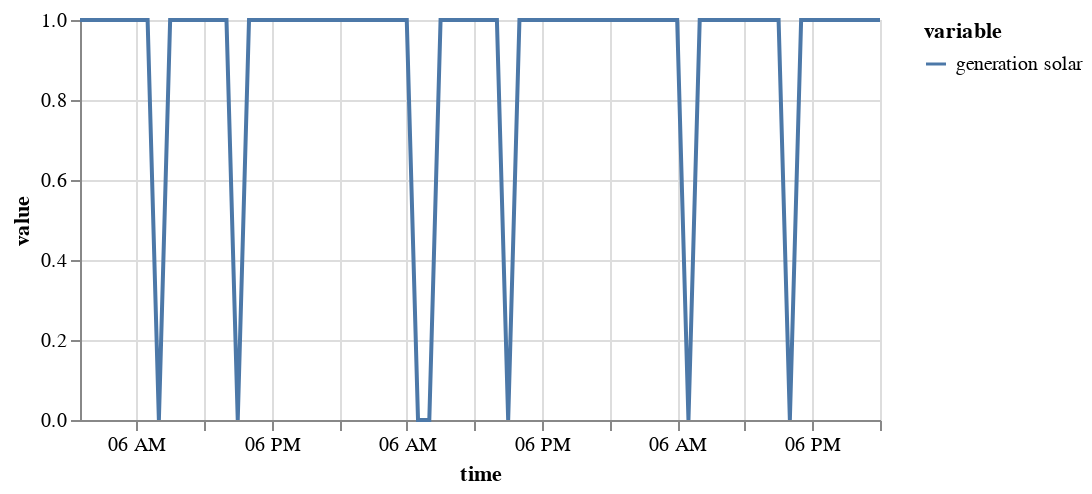

The cell this chart's notebook holds for it:
### Markdown cell above
Or between two thresholds

### Code cell
detector = common.DataQualityDetector(
    threshold_type='threshold', 
    upper_threshold=3000,
    lower_threshold=1000
)

# Fitting on some data
detector.fit(test)

# Detecting on other
detector.detect(test[:72]).plot()

### Figure 1 — Vega specification as saved in the notebook (floating-point values rounded to 4 significant figures)
{"$schema": "https://vega.github.io/schema/vega/v5.json", "data": [{"name": "source_0", "values": [{"time": "2015-09-01T01:00:00.000", "variable": "generation solar", "value": 1.0}, {"time": "2015-09-01T02:00:00.000", "variable": "generation solar", "value": 1.0}, {"time": "2015-09-01T03:00:00.000", "variable": "generation solar", "value": 1.0}, {"time": "2015-09-01T04:00:00.000", "variable": "generation solar", "value": 1.0}, {"time": "2015-09-01T05:00:00.000", "variable": "generation solar", "value": 1.0}, {"time": "2015-09-01T06:00:00.000", "variable": "generation solar", "value": 1.0}, {"time": "2015-09-01T07:00:00.000", "variable": "generation solar", "value": 1.0}, {"time": "2015-09-01T08:00:00.000", "variable": "generation solar", "value": 0.0}, {"time": "2015-09-01T09:00:00.000", "variable": "generation solar", "value": 1.0}, {"time": "2015-09-01T10:00:00.000", "variable": "generation solar", "value": 1.0}, {"time": "2015-09-01T11:00:00.000", "variable": "generation solar", "value": 1.0}, {"time": "2015-09-01T12:00:00.000", "variable": "generation solar", "value": 1.0}, {"time": "2015-09-01T13:00:00.000", "variable": "generation solar", "value": 1.0}, {"time": "2015-09-01T14:00:00.000", "variable": "generation solar", "value": 1.0}, {"time": "2015-09-01T15:00:00.000", "variable": "generation solar", "value": 0.0}, {"time": "2015-09-01T16:00:00.000", "variable": "generation solar", "value": 1.0}, {"time": "2015-09-01T17:00:00.000", "variable": "generation solar", "value": 1.0}, {"time": "2015-09-01T18:00:00.000", "variable": "generation solar", "value": 1.0}, {"time": "2015-09-01T19:00:00.000", "variable": "generation solar", "value": 1.0}, {"time": "2015-09-01T20:00:00.000", "variable": "generation solar", "value": 1.0}, {"time": "2015-09-01T21:00:00.000", "variable": "generation solar", "value": 1.0}, {"time": "2015-09-01T22:00:00.000", "variable": "generation solar", "value": 1.0}, {"time": "2015-09-01T23:00:00.000", "variable": "generation solar", "value": 1.0}, {"time": "2015-09-02T00:00:00.000", "variable": "generation solar", "value": 1.0}, {"time": "2015-09-02T01:00:00.000", "variable": "generation solar", "value": 1.0}, {"time": "2015-09-02T02:00:00.000", "variable": "generation solar", "value": 1.0}, {"time": "2015-09-02T03:00:00.000", "variable": "generation solar", "value": 1.0}, {"time": "2015-09-02T04:00:00.000", "variable": "generation solar", "value": 1.0}, {"time": "2015-09-02T05:00:00.000", "variable": "generation solar", "value": 1.0}, {"time": "2015-09-02T06:00:00.000", "variable": "generation solar", "value": 1.0}, {"time": "2015-09-02T07:00:00.000", "variable": "generation solar", "value": 0.0}, {"time": "2015-09-02T08:00:00.000", "variable": "generation solar", "value": 0.0}, {"time": "2015-09-02T09:00:00.000", "variable": "generation solar", "value": 1.0}, {"time": "2015-09-02T10:00:00.000", "variable": "generation solar", "value": 1.0}, {"time": "2015-09-02T11:00:00.000", "variable": "generation solar", "value": 1.0}, {"time": "2015-09-02T12:00:00.000", "variable": "generation solar", "value": 1.0}, {"time": "2015-09-02T13:00:00.000", "variable": "generation solar", "value": 1.0}, {"time": "2015-09-02T14:00:00.000", "variable": "generation solar", "value": 1.0}, {"time": "2015-09-02T15:00:00.000", "variable": "generation solar", "value": 0.0}, {"time": "2015-09-02T16:00:00.000", "variable": "generation solar", "value": 1.0}, {"time": "2015-09-02T17:00:00.000", "variable": "generation solar", "value": 1.0}, {"time": "2015-09-02T18:00:00.000", "variable": "generation solar", "value": 1.0}, {"time": "2015-09-02T19:00:00.000", "variable": "generation solar", "value": 1.0}, {"time": "2015-09-02T20:00:00.000", "variable": "generation solar", "value": 1.0}, {"time": "2015-09-02T21:00:00.000", "variable": "generation solar", "value": 1.0}, {"time": "2015-09-02T22:00:00.000", "variable": "generation solar", "value": 1.0}, {"time": "2015-09-02T23:00:00.000", "variable": "generation solar", "value": 1.0}, {"time": "2015-09-03T00:00:00.000", "variable": "generation solar", "value": 1.0}, {"time": "2015-09-03T01:00:00.000", "variable": "generation solar", "value": 1.0}, {"time": "2015-09-03T02:00:00.000", "variable": "generation solar", "value": 1.0}, {"time": "2015-09-03T03:00:00.000", "variable": "generation solar", "value": 1.0}, {"time": "2015-09-03T04:00:00.000", "variable": "generation solar", "value": 1.0}, {"time": "2015-09-03T05:00:00.000", "variable": "generation solar", "value": 1.0}, {"time": "2015-09-03T06:00:00.000", "variable": "generation solar", "value": 1.0}, {"time": "2015-09-03T07:00:00.000", "variable": "generation solar", "value": 0.0}, {"time": "2015-09-03T08:00:00.000", "variable": "generation solar", "value": 1.0}, {"time": "2015-09-03T09:00:00.000", "variable": "generation solar", "value": 1.0}, {"time": "2015-09-03T10:00:00.000", "variable": "generation solar", "value": 1.0}, {"time": "2015-09-03T11:00:00.000", "variable": "generation solar", "value": 1.0}, {"time": "2015-09-03T12:00:00.000", "variable": "generation solar", "value": 1.0}, {"time": "2015-09-03T13:00:00.000", "variable": "generation solar", "value": 1.0}, {"time": "2015-09-03T14:00:00.000", "variable": "generation solar", "value": 1.0}, {"time": "2015-09-03T15:00:00.000", "variable": "generation solar", "value": 1.0}, {"time": "2015-09-03T16:00:00.000", "variable": "generation solar", "value": 0.0}, {"time": "2015-09-03T17:00:00.000", "variable": "generation solar", "value": 1.0}, {"time": "2015-09-03T18:00:00.000", "variable": "generation solar", "value": 1.0}, {"time": "2015-09-03T19:00:00.000", "variable": "generation solar", "value": 1.0}, {"time": "2015-09-03T20:00:00.000", "variable": "generation solar", "value": 1.0}, {"time": "2015-09-03T21:00:00.000", "variable": "generation solar", "value": 1.0}, {"time": "2015-09-03T22:00:00.000", "variable": "generation solar", "value": 1.0}, {"time": "2015-09-03T23:00:00.000", "variable": "generation solar", "value": 1.0}, {"time": "2015-09-04T00:00:00.000", "variable": "generation solar", "value": 1.0}], "transform": [{"type": "formula", "expr": "toDate(datum['time'])", "as": "time"}]}, {"name": "source_0_y_domain_value", "values": [{"min": 0.0, "max": 1.0}]}, {"name": "source_0_color_domain_variable", "values": [{"variable": "generation solar"}]}], "marks": [{"type": "group", "name": "layer_0_pathgroup", "from": {"facet": {"data": "source_0", "name": "faceted_path_layer_0_main", "groupby": ["variable"]}}, "encode": {"update": {"height": {"field": {"signal": null, "datum": null, "group": "height", "parent": null}}, "width": {"field": {"signal": null, "datum": null, "group": "width", "parent": null}}}}, "marks": [{"type": "line", "name": "layer_0_marks", "from": {"data": "faceted_path_layer_0_main"}, "sort": {"field": "x"}, "encode": {"update": {"x": {"field": "time", "scale": "x"}, "defined": {"signal": "isValid(datum[\"time\"]) && isFinite(+datum[\"time\"]) && isValid(datum[\"value\"]) && isFinite(+datum[\"value\"])"}, "y": {"field": "value", "scale": "y"}, "stroke": {"field": "variable", "scale": "color"}}}, "style": ["line"]}]}], "scales": [{"name": "x", "type": "time", "domain": {"data": "source_0", "field": "time"}, "range": [0, {"signal": "width"}]}, {"name": "y", "type": "linear", "domain": [{"signal": "(data(\"source_0_y_domain_value\")[0] || {}).min"}, {"signal": "(data(\"source_0_y_domain_value\")[0] || {}).max"}], "range": [{"signal": "height"}, 0], "nice": true, "zero": true}, {"name": "color", "type": "ordinal", "domain": {"data": "source_0_color_domain_variable", "field": "variable", "sort": true}, "range": "category"}], "axes": [{"scale": "x", "tickCount": {"signal": "ceil(width/40)"}, "orient": "bottom", "gridScale": "y", "grid": true, "aria": false, "labels": false, "ticks": false, "domain": false, "minExtent": 0, "zindex": 0, "maxExtent": 0}, {"scale": "y", "grid": true, "ticks": false, "zindex": 0, "gridScale": "x", "tickCount": {"signal": "ceil(height/40)"}, "maxExtent": 0, "aria": false, "orient": "left", "domain": false, "labels": false, "minExtent": 0}, {"scale": "x", "grid": false, "labelOverlap": true, "labelFlush": true, "zindex": 0, "tickCount": {"signal": "ceil(width/40)"}, "title": "time", "orient": "bottom"}, {"scale": "y", "orient": "left", "title": "value", "tickCount": {"signal": "ceil(height/40)"}, "grid": false, "zindex": 0, "labelOverlap": true}], "width": 400, "padding": 5, "style": "cell", "height": 200, "background": "white", "legends": [{"stroke": "color", "symbolType": "stroke", "title": "variable"}]}
